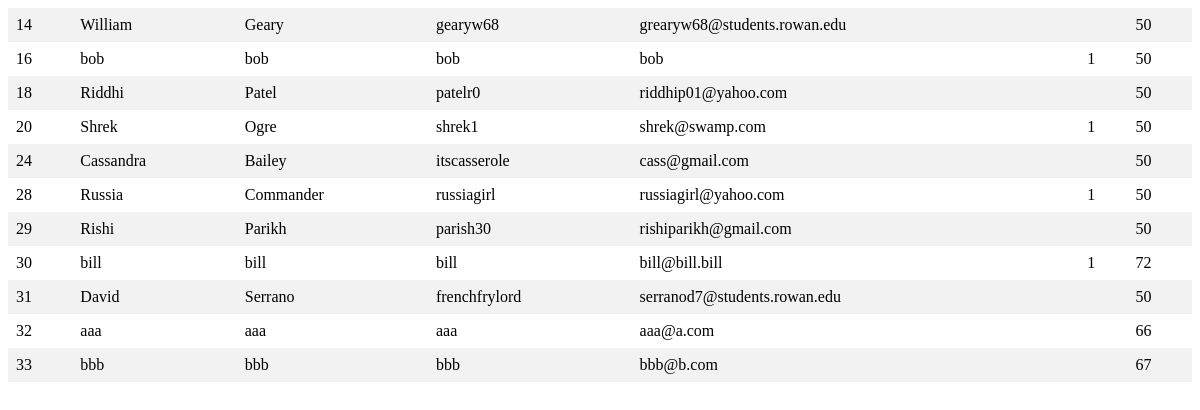
Before: /viewusers.php with the older database file.
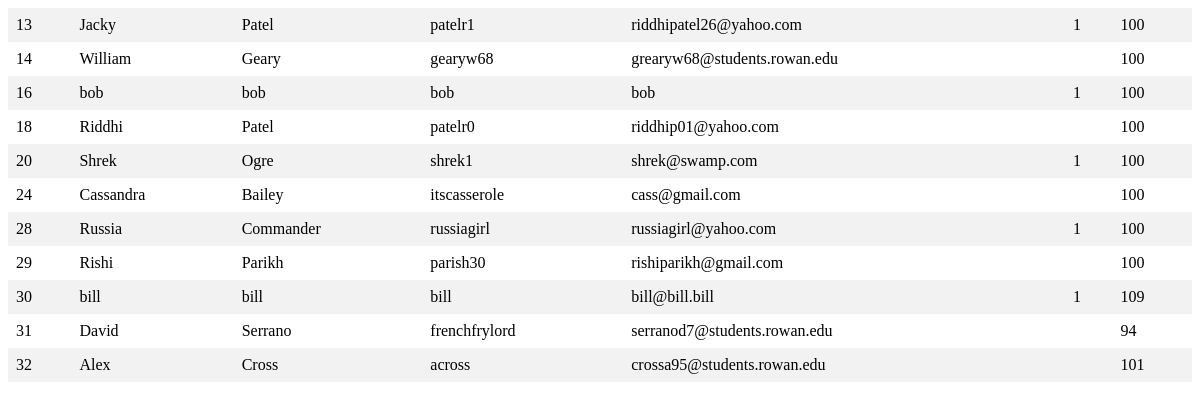
After: the same page with the newer database file.
### tables this page shows
CREATE TABLE `user` (
  `user_num` int(11) NOT NULL AUTO_INCREMENT,
  `first_name` varchar(30) NOT NULL,
  `last_name` varchar(30) NOT NULL,
  `username` varchar(20) NOT NULL,
  `email` varchar(40) NOT NULL,
  `password` varchar(256) DEFAULT NULL,
  `admin` int(1) DEFAULT NULL,
  `user_points` int(3) NOT NULL DEFAULT '100',
  `last_request` datetime DEFAULT NULL,
  `num_requests` int(2) NOT NULL DEFAULT '0',
  `department_id` int(2) DEFAULT NULL,
  PRIMARY KEY (`user_num`),
  UNIQUE KEY `user_num_UNIQUE` (`user_num`),
  UNIQUE KEY `username_unique` (`username`),
  UNIQUE KEY `email_unique` (`email`),
  KEY `fk_department_idx` (`department_id`),
  CONSTRAINT `fk_department` FOREIGN KEY (`department_id`) REFERENCES `department` (`department_id`) ON DELETE NO ACTION ON UPDATE NO ACTION
);

### viewusers.php (the view, shortened to what this page needs)
<?php
        $dbh = ConnectDB();
?>
<html>
<head>
   <link rel="stylesheet" type="text/css" href="displayTables.css">
</head>
<body>
   <table>
      <?php
         try{
	    $sql = "SELECT user_num,first_name,last_name,username,email,admin,user_points ";
	    $sql .= "FROM user ";
	    $stmt = $dbh->prepare($sql);
	    $stmt->execute();
	    foreach($stmt->fetchAll() as $user) {
        $row =  " <tr><td>" . $user['user_num'];
        $row .= "</td><td>" . $user['first_name'];
        $row .= "</td><td>" . $user['last_name'];
        $row .= "</td><td>" . $user['username'];
        $row .= "</td><td>" . $user['email'];
        $row .= "</td><td>" . $user['admin'];
        $row .= "</td><td>" . $user['user_points'];
        $row .= "</td></tr>";
	       echo $row;
               }
            }
	 catch(Exception $e){}
      ?>
   </table>
</body>
</html>

### displayTables.css (style rules this page uses)
table { border-collapse: collapse; width: 100%; }
th, td { text-align: left; padding: 8px; }
tr:nth-child(even) { background-color: #f2f2f2 }

Changed rows visible on the page:
removed user: user_num "33", first_name "bbb", last_name "bbb", username "bbb", email "bbb@b.com", user_points "67"
added user: user_num "13", first_name "Jacky", last_name "Patel", username "patelr1", email "riddhipatel26@yahoo.com", admin "1", user_points "100"
changed user "William": user_points "50" → "100"
changed user "bob": user_points "50" → "100"
changed user "Riddhi": user_points "50" → "100"
changed user "Shrek": user_points "50" → "100"
changed user "Cassandra": user_points "50" → "100"
changed user "Russia": user_points "50" → "100"
changed user "Rishi": user_points "50" → "100"
changed user "bill": user_points "72" → "109"
changed user "David": user_points "50" → "94"
changed user id 32: first_name "aaa" → "Alex"; last_name "aaa" → "Cross"; username "aaa" → "across"; email "aaa@a.com" → "crossa95@students.rowan.edu"; user_points "66" → "101"
